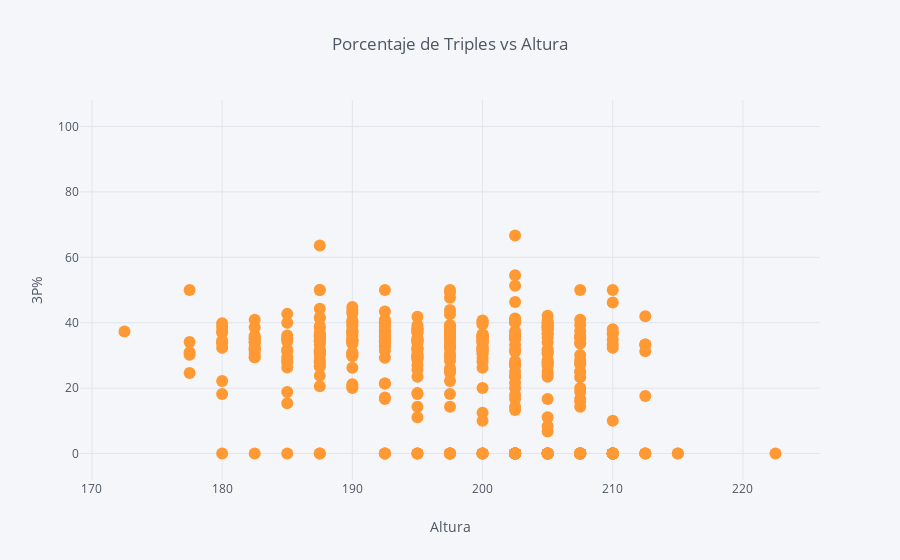

Write notebook code for a chart like this one.
### Markdown cell above
## 5. ¿Cómo se comporta el porcentaje de triples con respecto a la altura del jugador?

### Code cell
# Escriba su código aquí
configure_plotly_browser_state()
nba_players.iplot(kind='scatter',x='Height',y='3P%',mode='markers',
                  xTitle='Altura',yTitle = '3P%', title='Porcentaje de Triples vs Altura')

### Figure 1 — Plotly figure (JSON) as saved in the notebook; plotly's stock layout.template omitted (floating-point values rounded to 4 significant figures; data arrays with more than 128 entries replaced by an {"elided": "..."} marker saying what was removed)
{"data": [{"name": "3P%", "text": "", "y": {"elided": "490 float values"}, "mode": "markers", "marker": {"symbol": "circle", "size": 12}, "x": {"elided": "490 float values"}, "line": {"color": "rgba(255, 153, 51, 1.0)", "dash": "solid", "shape": "linear", "width": 1.3}, "type": "scatter", "uid": "8a302d96-b007-4abd-b6b3-32a1265c69ab"}], "layout": {"yaxis": {"tickfont": {"color": "#4D5663"}, "zerolinecolor": "#E1E5ED", "title": {"text": "3P%", "font": {"color": "#4D5663"}}, "gridcolor": "#E1E5ED", "showgrid": true}, "paper_bgcolor": "#F5F6F9", "plot_bgcolor": "#F5F6F9", "title": {"text": "Porcentaje de Triples vs Altura", "font": {"color": "#4D5663"}}, "xaxis": {"tickfont": {"color": "#4D5663"}, "zerolinecolor": "#E1E5ED", "title": {"text": "Altura", "font": {"color": "#4D5663"}}, "gridcolor": "#E1E5ED", "showgrid": true}, "legend": {"bgcolor": "#F5F6F9", "font": {"color": "#4D5663"}}}}
